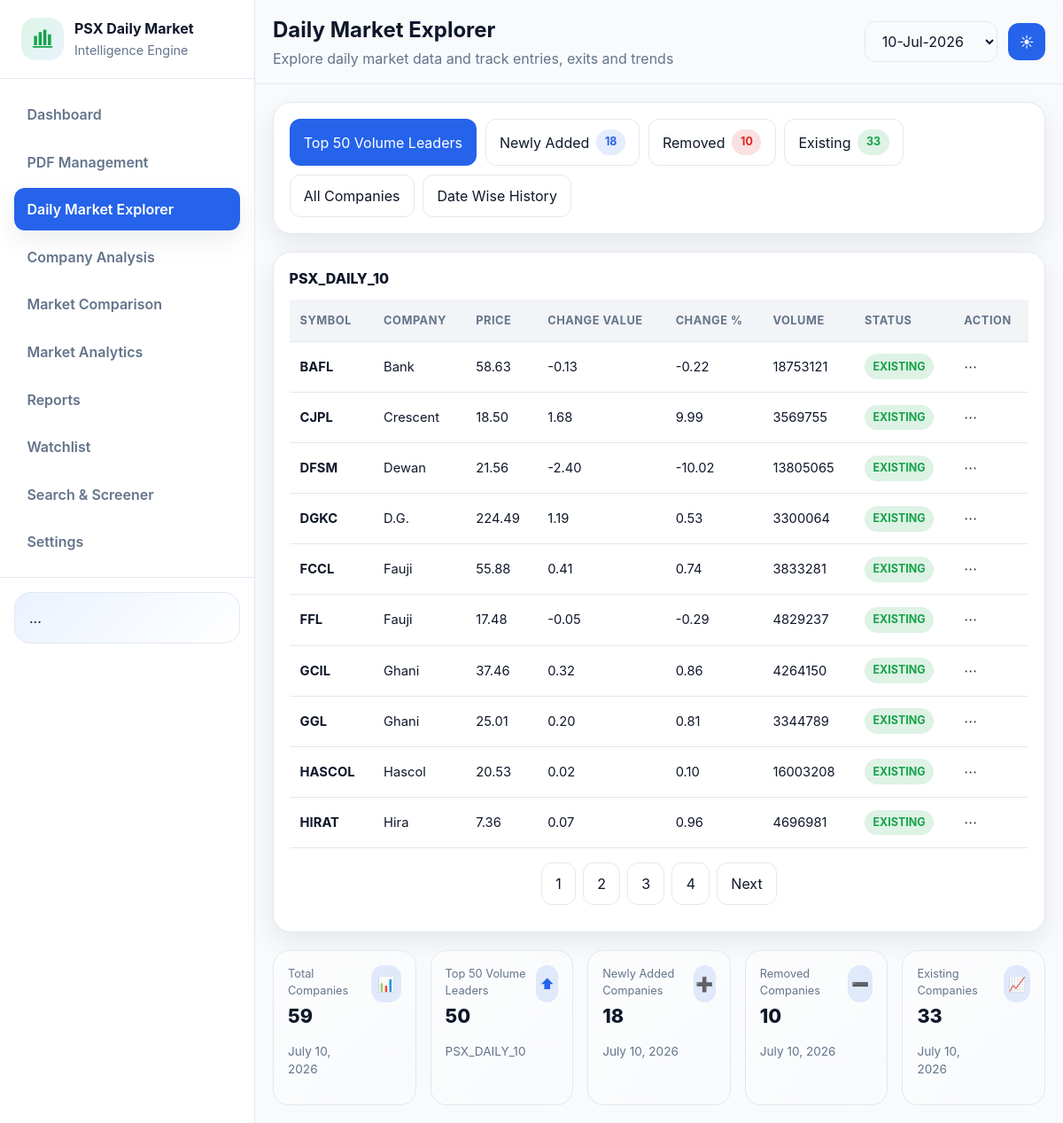
Page /pages/daily-market-explorer/?status=existing&date=2026-07-10 on the committed database.
### scraper/models.py (models this page shows, shortened)
class PDFDocument(models.Model):
    name = models.CharField(max_length=255)
    file = models.FileField(upload_to="pdfs/")
    uploaded_at = models.DateTimeField(auto_now_add=True)
    report_date = models.DateField(null=True, blank=True)
    report_time = models.TimeField(null=True, blank=True)
    is_processed = models.BooleanField(default=False)
    processing_error = models.TextField(null=True, blank=True)
    processed_at = models.DateTimeField(null=True, blank=True)
    file_hash = models.CharField(max_length=64, null=True, blank=True)
    class Meta:
        indexes = [models.Index(fields=["report_date", "report_time"])]

class ExtractedCompanyRecord(models.Model):
    pdf_document = models.ForeignKey(
        PDFDocument,
        on_delete=models.CASCADE,
        related_name="extracted_companies",
    )
    company_name = models.CharField(max_length=255)
    symbol = models.CharField(max_length=50, blank=True)
    price = models.DecimalField(max_digits=12, decimal_places=2, null=True, blank=True)
    change_value = models.DecimalField(max_digits=12, decimal_places=2, null=True, blank=True)
    change_percent = models.DecimalField(max_digits=12, decimal_places=2, null=True, blank=True)
    volume = models.PositiveIntegerField(null=True, blank=True)
    created_at = models.DateTimeField(auto_now_add=True)
    class Meta:
        ordering = ["company_name"]

### pdfs/views.py (the view, shortened to what this page needs)
# urls.py: path("pages/daily-market-explorer/", daily_market_explorer, name="daily-market-explorer"),
def daily_market_explorer(request):
    latest_pdf = _get_latest_pdf_for_date()
    requested_date = request.GET.get("date") or request.GET.get("report_date") or request.GET.get("selected_date")
    selected_date = _parse_report_date(requested_date)
    selected_pdf = _get_latest_pdf_for_date(selected_date) if selected_date else None
    if selected_pdf is None:
        selected_pdf = latest_pdf
    if selected_pdf is not None:
        selected_date = selected_pdf.report_date
    else:
        selected_date = None
    available_dates = list(
        PDFDocument.objects.filter(report_date__isnull=False)
        .values_list("report_date", flat=True)
        .order_by("-report_date")
        .distinct()
    )
    selected_status = (request.GET.get("status") or request.GET.get("filter") or "all").lower()
    page_number = request.GET.get("page", 1)
    if selected_pdf is None:
        companies = []
        comparison_results = []
        total_companies = 0
        top50_count = 0
        new_count = 0
        removed_count = 0
        existing_count = 0
        page_obj = None
        paginator = None
        is_paginated = False
        filter_querystring = ""
    else:
        comparison_results = _build_comparison_results(selected_pdf)
        comparison_lookup = {row["symbol"]: row for row in comparison_results}
        current_records = list(
            selected_pdf.extracted_companies.only(
                "id",
                "pdf_document_id",
                "company_name",
                "symbol",
                "price",
                "change_value",
                "change_percent",
                "volume",
            ).order_by("-volume", "company_name")
        )
        current_lookup = {record.symbol: record for record in current_records}
        previous_pdf = _get_previous_pdf(selected_pdf)
        previous_records = []
        previous_lookup = {}
        if previous_pdf is not None:
            previous_records = list(
                previous_pdf.extracted_companies.only(
                    "id",
                    "pdf_document_id",
                    "company_name",
                    "symbol",
                    "price",
                    "change_value",
                    "change_percent",
                    "volume",
                ).order_by("-volume", "company_name")
            )
            previous_lookup = {record.symbol: record for record in previous_records}
        if selected_status == "top50":
            filtered_records = current_records[:50]
        elif selected_status == "existing":
            filtered_records = [
                {
                    "company_name": current_lookup[symbol].company_name,
                    "symbol": symbol,
                    "price": current_lookup[symbol].price,
                    "change_value": current_lookup[symbol].change_value,
                    "change_percent": current_lookup[symbol].change_percent,
                    "volume": current_lookup[symbol].volume,
                    "status": "EXISTING",
                }
                for symbol in sorted(current_lookup.keys())
                if comparison_lookup.get(symbol, {}).get("status") == "EXISTING"
            ]
        paginator = Paginator(filtered_records, 10)
        page_obj = paginator.get_page(page_number)
        companies = list(page_obj.object_list)
        total_companies = len(current_records)
        top50_count = min(total_companies, 50)
        new_count = sum(1 for row in comparison_results if row["status"] == "NEW")
        removed_count = sum(1 for row in comparison_results if row["status"] == "REMOVED")
        existing_count = sum(1 for row in comparison_results if row["status"] == "EXISTING")
        is_paginated = paginator.num_pages > 1
        query_params = []
        if selected_date is not None:
            query_params.append(f"date={selected_date.strftime('%Y-%m-%d')}")
        if selected_status and selected_status != "all":
            query_params.append(f"status={selected_status}")
        filter_querystring = "&" + "&".join(query_params) if query_params else ""
    context = {
        "latest_pdf": latest_pdf,
        "selected_pdf": selected_pdf,
        "selected_date": selected_date,
        "available_dates": available_dates,
        "selected_status": selected_status,
        "companies": companies,
        "page_obj": page_obj,
        "is_paginated": is_paginated,
        "paginator": paginator,
        "filter_querystring": filter_querystring,
        "comparison_results": comparison_results,
        "total_companies": total_companies,
        "top50_count": top50_count,
        "new_count": new_count,
        "removed_count": removed_count,
        "existing_count": existing_count,
    }
    return render(request, "pages/daily-market-explorer.html", context)

### pdfs/views.py (called while the page is built, shortened)
def _parse_report_date(raw_value):
    if not raw_value:
        return None
    if hasattr(raw_value, "date"):
        return raw_value.date()
    if isinstance(raw_value, str):
        value = raw_value.strip()
        if not value:
            return None
        for date_format in ("%Y-%m-%d", "%d-%b-%Y", "%d/%m/%Y", "%d-%m-%Y"):
            try:
                return datetime.strptime(value, date_format).date()
            except ValueError:
                continue
    return None

def _get_latest_pdf_for_date(report_date=None):
    queryset = PDFDocument.objects.filter(report_date__isnull=False).prefetch_related("extracted_companies")
    if report_date is not None:
        queryset = queryset.filter(report_date=report_date)
    return queryset.order_by("-report_date", "-uploaded_at").first()

def _get_previous_pdf(current_pdf):
    return (
        PDFDocument.objects.filter(report_date__lt=current_pdf.report_date)
        .prefetch_related("extracted_companies")
        .order_by("-report_date", "-uploaded_at")
        .first()
    )

def _build_comparison_results(current_pdf):
    stored_results = (
        ComparisonResult.objects.filter(current_pdf=current_pdf)
        .select_related("previous_pdf", "current_pdf")
        .only(
            "id",
            "previous_pdf_id",
            "current_pdf_id",
            "symbol",
            "company_name",
            "status",
            "previous_price",
            "current_price",
        )
        .order_by("status", "company_name")
    )
    if stored_results.exists():
        return list(stored_results.values("symbol", "company_name", "status", "previous_price", "current_price"))

### templates/pages/daily-market-explorer.html (shortened to what this page needs)
{% load static %}
<!DOCTYPE html>
<html lang="en">
  <head>
    <link rel="stylesheet" href="{% static 'css/styles.css' %}" />
  </head>
  <body>
    <div class="app-shell">
      <aside class="sidebar">
        <div class="sidebar-header">
          <div class="sidebar-logo" aria-hidden="true">
            <svg viewBox="0 0 32 32" width="28" height="28" fill="currentColor">
              <path d="M5 24V12h4v12H5Zm6 0V7h4v17h-4Zm6 0V4h4v20h-4Zm6 0V10h4v14h-4Z" />
              <path d="M4 26h24" stroke="currentColor" stroke-width="2" stroke-linecap="round" />
            </svg>
          </div>
          <div class="sidebar-brand">
            <strong>PSX Daily Market</strong>
            <span>Intelligence Engine</span>
          </div>
        </div>
        <nav class="nav-list" aria-label="Primary navigation">
          <a class="nav-link" href="{% url 'home' %}">Dashboard</a>
          <a class="nav-link" href="{% url 'pdf-management' %}">PDF Management</a>
          <a class="nav-link active" href="{% url 'daily-market-explorer' %}">Daily Market Explorer</a>
          <a class="nav-link" href="{% url 'company-analysis' %}">Company Analysis</a>
          <a class="nav-link" href="{% url 'market-comparison' %}">Market Comparison</a>
          <a class="nav-link" href="{% url 'market-analytics' %}">Market Analytics</a>
          <a class="nav-link" href="{% url 'reports' %}">Reports</a>
          <a class="nav-link" href="{% url 'watchlist' %}">Watchlist</a>
          <a class="nav-link" href="{% url 'search-screener' %}">Search &amp; Screener</a>
          <a class="nav-link" href="{% url 'settings' %}">Settings</a>
        </nav>
        <div class="sidebar-footer"><div class="help-card">...</div></div>
      </aside>
      <div class="main-area">
        <header class="topbar">
          <div>
            <h1>Daily Market Explorer</h1>
            <p>Explore daily market data and track entries, exits and trends</p>
          </div>
          <div class="topbar-actions">
            <form method="get" style="display:inline-flex; align-items:center; gap:0.5rem;">
              <select name="date" class="outline-button" onchange="this.form.submit()">
                {% for available_date in available_dates %}
                  <option value="{{ available_date|date:'Y-m-d' }}" {% if selected_date == available_date %}selected{% endif %}>{{ available_date|date:'d-M-Y' }}</option>
                {% endfor %}
              </select>
            </form>
            <button class="icon-button" data-theme-toggle>☀</button>
          </div>
        </header>
        <main class="content">
          <section class="card">
            <div class="section-row">
              <a class="button" href="{% url 'daily-market-explorer' %}?status=top50{% if selected_date %}&date={{ selected_date|date:'Y-m-d' }}{% endif %}">Top 50 Volume Leaders</a>
              <a class="outline-button" href="{% url 'daily-market-explorer' %}?status=new{% if selected_date %}&date={{ selected_date|date:'Y-m-d' }}{% endif %}">Newly Added <span class="badge primary">{{ new_count }}</span></a>
              <a class="outline-button" href="{% url 'daily-market-explorer' %}?status=removed{% if selected_date %}&date={{ selected_date|date:'Y-m-d' }}{% endif %}">Removed <span class="badge danger">{{ removed_count }}</span></a>
              <a class="outline-button" href="{% url 'daily-market-explorer' %}?status=existing{% if selected_date %}&date={{ selected_date|date:'Y-m-d' }}{% endif %}">Existing <span class="badge success">{{ existing_count }}</span></a>
              <a class="outline-button" href="{% url 'daily-market-explorer' %}{% if selected_date %}?date={{ selected_date|date:'Y-m-d' }}{% endif %}">All Companies</a>
              <a class="outline-button" href="{% url 'daily-market-explorer' %}?status=top50{% if selected_date %}&date={{ selected_date|date:'Y-m-d' }}{% endif %}">Date Wise History</a>
            </div>
          </section>
          <section class="card table-card">
            <div class="card-header"><h2 class="card-title">{{ selected_pdf.name|default:'No PDF Selected' }}</h2></div>
            <table>
              <thead>
                <tr><th>Symbol</th><th>Company</th><th>Price</th><th>Change Value</th><th>Change %</th><th>Volume</th><th>Status</th><th>Action</th></tr>
              </thead>
              <tbody>
                {% if companies %}
                  {% for company in companies %}
                    <tr>
                      <td><strong>{{ company.symbol }}</strong></td>
                      <td>{{ company.company_name }}</td>
                      <td>{% if company.price is not None %}{{ company.price }}{% else %}-{% endif %}</td>
                      <td>{% if company.change_value is not None %}{{ company.change_value }}{% else %}-{% endif %}</td>
                      <td>{% if company.change_percent is not None %}{{ company.change_percent }}{% else %}-{% endif %}</td>
                      <td>{{ company.volume }}</td>
                      <td>
                        {% if company.status == 'NEW' %}
                          <span class="badge primary">NEW</span>
                        {% elif company.status == 'REMOVED' %}
                          <span class="badge danger">REMOVED</span>
                        {% elif company.status == 'EXISTING' %}
                          <span class="badge success">EXISTING</span>
                        {% else %}
                          <span class="badge success">-</span>
                        {% endif %}
                      </td>
                      <td>⋯</td>
                    </tr>
                  {% endfor %}
                {% else %}
                  <tr><td colspan="8">No records found.</td></tr>
                {% endif %}
              </tbody>
            </table>
            {% if is_paginated %}
              <div class="card-header" style="margin-top: 1rem; justify-content: center;">
                <nav aria-label="Pagination">
                  <ul class="pagination" style="display:flex; gap:0.5rem; list-style:none; padding:0; margin:0;">
                    {% for num in paginator.page_range %}
                      <li><a class="outline-button" href="?page={{ num }}{% if selected_date %}&date={{ selected_date|date:'Y-m-d' }}{% endif %}{% if selected_status and selected_status != 'all' %}&status={{ selected_status }}{% endif %}">{{ num }}</a></li>
                    {% endfor %}
                    {% if page_obj.has_next %}
                      <li><a class="outline-button" href="?page={{ page_obj.next_page_number }}{% if selected_date %}&date={{ selected_date|date:'Y-m-d' }}{% endif %}{% if selected_status and selected_status != 'all' %}&status={{ selected_status }}{% endif %}">Next</a></li>
                    {% endif %}
                  </ul>
                </nav>
              </div>
            {% endif %}
          </section>
          <section class="grid grid-5">
            <article class="stat-card"><div><p class="stat-label">Total Companies</p><p class="stat-value">{{ total_companies }}</p><p class="stat-helper">{{ selected_pdf.report_date|default:'No date selected' }}</p></div><div class="stat-icon">📊</div></article>
            <article class="stat-card"><div><p class="stat-label">Top 50 Volume Leaders</p><p class="stat-value">{{ top50_count }}</p><p class="stat-helper">{{ selected_pdf.name|default:'No PDF selected' }}</p></div><div class="stat-icon">⬆</div></article>
            <article class="stat-card"><div><p class="stat-label">Newly Added Companies</p><p class="stat-value">{{ new_count }}</p><p class="stat-helper">{% if selected_pdf %}{{ selected_pdf.report_date }}{% else %}No date selected{% endif %}</p></div><div class="stat-icon">➕</div></article>
            <article class="stat-card"><div><p class="stat-label">Removed Companies</p><p class="stat-value">{{ removed_count }}</p><p class="stat-helper">{% if selected_pdf %}{{ selected_pdf.report_date }}{% else %}No date selected{% endif %}</p></div><div class="stat-icon">➖</div></article>
            <article class="stat-card"><div><p class="stat-label">Existing Companies</p><p class="stat-value">{{ existing_count }}</p><p class="stat-helper">{% if selected_pdf %}{{ selected_pdf.report_date }}{% else %}No date selected{% endif %}</p></div><div class="stat-icon">📈</div></article>
          </section>
        </main>
      </div>
    </div>
  </body>
</html>

### rows in the picture
PDFDocument: date "10-Jul-2026", name "PSX_DAILY_10", report_date "July 10, 2026"
ExtractedCompanyRecord: symbol "BAFL", company_name "Bank", price "58.63", change_value "-0.13", change_percent "-0.22"
ExtractedCompanyRecord: symbol "CJPL", company_name "Crescent", price "18.50", change_value "1.68", change_percent "9.99"
ExtractedCompanyRecord: symbol "DFSM", company_name "Dewan", price "21.56", change_value "-2.40", change_percent "-10.02"
ExtractedCompanyRecord: symbol "DGKC", company_name "D.G.", price "224.49", change_value "1.19", change_percent "0.53"
ExtractedCompanyRecord: symbol "FCCL", company_name "Fauji", price "55.88", change_value "0.41", change_percent "0.74"
ExtractedCompanyRecord: symbol "FFL", company_name "Fauji", price "17.48", change_value "-0.05", change_percent "-0.29"
ExtractedCompanyRecord: symbol "GCIL", company_name "Ghani", price "37.46", change_value "0.32", change_percent "0.86"
ExtractedCompanyRecord: symbol "GGL"
ExtractedCompanyRecord: company_name "Ghani", price "25.01", change_value "0.20", change_percent "0.81"
ExtractedCompanyRecord: symbol "HASCOL", company_name "Hascol", price "20.53", change_value "0.02", change_percent "0.10"
ExtractedCompanyRecord: symbol "HIRAT", company_name "Hira", price "7.36", change_value "0.07", change_percent "0.96"

### other values in the picture
{{ new_count }} "18"
{{ removed_count }} "10"
{{ existing_count }} "33"
{{ company.volume }} "18753121" "3569755" "13805065" "3300064" "3833281" "4829237" "4264150" "3344789" "16003208" "4696981"
{{ num }} "1" "2" "3" "4"
{{ total_companies }} "59"
{{ top50_count }} "50"
